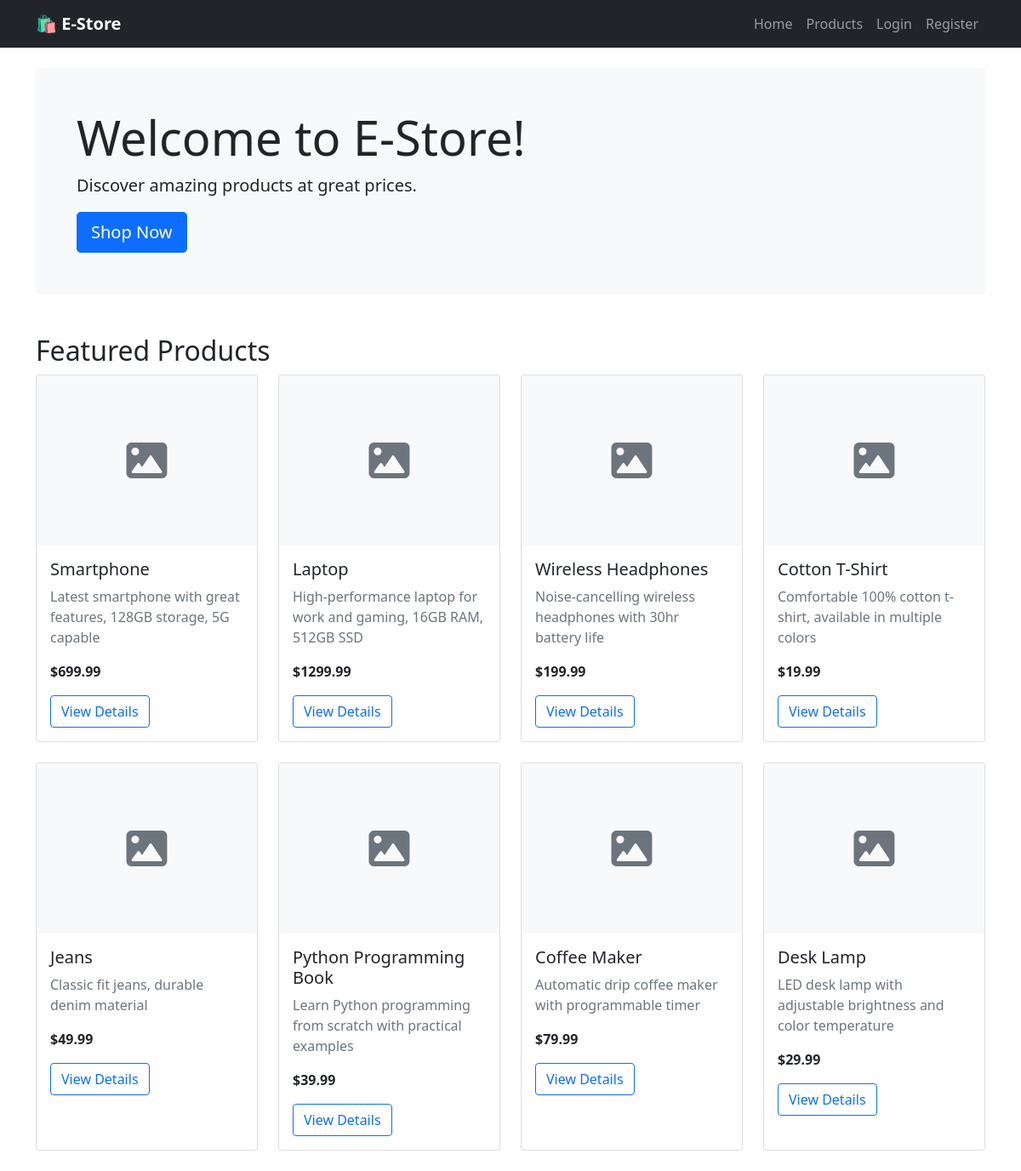
The page / on the database its author committed.
### store/models.py (models this page shows, shortened)
class Product(models.Model):
    name = models.CharField(max_length=200)
    description = models.TextField()
    price = models.DecimalField(max_digits=10, decimal_places=2, validators=[MinValueValidator(0)])
    category = models.ForeignKey(Category, on_delete=models.CASCADE)
    image = models.ImageField(upload_to='products/', blank=True, null=True)
    stock = models.IntegerField(validators=[MinValueValidator(0)])
    created_at = models.DateTimeField(auto_now_add=True)
    updated_at = models.DateTimeField(auto_now=True)

### store/views.py (the view)
# urls.py: path('', views.home, name='home'),
def home(request):
    products = Product.objects.all()[:8]
    categories = Category.objects.all()
    return render(request, 'home.html', {
        'products': products,
        'categories': categories
    })

### store/context_processors.py (called while the page is built)
def cart_items_count(request):
    if request.user.is_authenticated:
        cart, created = Cart.objects.get_or_create(user=request.user)
        return {'cart_items_count': cart.items.count()}
    return {'cart_items_count': 0}

### templates/home.html (shortened to what this page needs)
{% extends 'base.html' %}
{% block content %}
<div class="row">
    <div class="col-12">
        <div class="jumbotron bg-light p-5 rounded">
            <h1 class="display-4">Welcome to E-Store!</h1>
            <p class="lead">Discover amazing products at great prices.</p>
            <a class="btn btn-primary btn-lg" href="{% url 'product_list' %}">Shop Now</a>
        </div>
    </div>
</div>
<div class="row mt-5">
    <div class="col-12">
        <h2>Featured Products</h2>
        <div class="row">
            {% for product in products %}
            <div class="col-md-3 mb-4">
                <div class="card product-card h-100">
                    {% if product.image %}
                    <img src="{{ product.image.url }}" class="card-img-top" alt="{{ product.name }}" style="height: 200px; object-fit: cover;">
                    {% else %}
                    <div class="card-img-top bg-light d-flex align-items-center justify-content-center" style="height: 200px;">
                        <i class="fas fa-image fa-3x text-muted"></i>
                    </div>
                    {% endif %}
                    <div class="card-body">
                        <h5 class="card-title">{{ product.name }}</h5>
                        <p class="card-text text-muted">{{ product.description|truncatewords:10 }}</p>
                        <p class="card-text"><strong>${{ product.price }}</strong></p>
                        <a href="{% url 'product_detail' product.id %}" class="btn btn-outline-primary">View Details</a>
                    </div>
                </div>
            </div>
            {% endfor %}
        </div>
    </div>
</div>
{% endblock %}

### templates/base.html (shortened to what this page needs)
<!DOCTYPE html>
<html lang="en">
<head>
    <link href="https://cdn.jsdelivr.net/npm/bootstrap@5.1.3/dist/css/bootstrap.min.css" rel="stylesheet">
    <link rel="stylesheet" href="https://cdnjs.cloudflare.com/ajax/libs/font-awesome/6.0.0/css/all.min.css">
</head>
<body>
    <nav class="navbar navbar-expand-lg navbar-dark bg-dark">
        <div class="container">
            <a class="navbar-brand" href="{% url 'home' %}">🛍️ E-Store</a>
            <div class="navbar-nav ms-auto">
                <a class="nav-link" href="{% url 'home' %}">Home</a>
                <a class="nav-link" href="{% url 'product_list' %}">Products</a>
                {% if user.is_authenticated %}
                    <a class="nav-link position-relative" href="{% url 'cart' %}">
                        <i class="fas fa-shopping-cart"></i>
                        {% if cart_items_count > 0 %}
                            <span class="badge bg-danger cart-badge">{{ cart_items_count }}</span>
                        {% endif %}
                    </a>
                    <a class="nav-link" href="{% url 'order_history' %}">Orders</a>
                    <a class="nav-link" href="{% url 'logout' %}">Logout ({{ user.username }})</a>
                {% else %}
                    <a class="nav-link" href="{% url 'login' %}">Login</a>
                    <a class="nav-link" href="{% url 'register' %}">Register</a>
                {% endif %}
            </div>
        </div>
    </nav>
    <div class="container mt-4">
        {% block content %}
        {% endblock %}
    </div>
</body>
</html>

### templates/base.html (style rules this page uses)
.navbar-brand { font-weight: bold; }
.product-card { transition: transform 0.2s; }

### rows shown on the page
Product: name "Smartphone", description "Latest smartphone with great features, 128GB storage, 5G capable", price "699.99"
Product: name "Laptop", description "High-performance laptop for work and gaming, 16GB RAM, 512GB SSD", price "1299.99"
Product: name "Wireless Headphones", description "Noise-cancelling wireless headphones with 30hr battery life", price "199.99"
Product: name "Cotton T-Shirt", description "Comfortable 100% cotton t-shirt, available in multiple colors", price "19.99"
Product: name "Jeans", description "Classic fit jeans, durable denim material", price "49.99"
Product: name "Python Programming Book", description "Learn Python programming from scratch with practical examples", price "39.99"
Product: name "Coffee Maker", description "Automatic drip coffee maker with programmable timer", price "79.99"
Product: name "Desk Lamp", description "LED desk lamp with adjustable brightness and color temperature", price "29.99"
